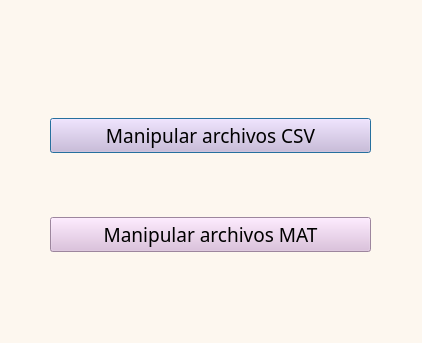
<?xml version="1.0" encoding="UTF-8"?>
<ui version="4.0">
 <class>Dialog</class>
 <widget class="QDialog" name="Dialog">
  <property name="geometry">
   <rect>
    <x>0</x>
    <y>0</y>
    <width>422</width>
    <height>343</height>
   </rect>
  </property>
  <property name="windowTitle">
   <string>Dialog</string>
  </property>
  <property name="styleSheet">
   <string notr="true">background-color: rgb(253, 247, 239);</string>
  </property>
  <widget class="QWidget" name="verticalLayoutWidget">
   <property name="geometry">
    <rect>
     <x>50</x>
     <y>60</y>
     <width>321</width>
     <height>251</height>
    </rect>
   </property>
   <layout class="QVBoxLayout" name="verticalLayout">
    <item>
     <widget class="QPushButton" name="botonCSV">
      <property name="font">
       <font>
        <family>Tw Cen MT Condensed Extra Bold</family>
        <pointsize>14</pointsize>
       </font>
      </property>
      <property name="styleSheet">
       <string notr="true">background-color: rgb(220, 187, 221);</string>
      </property>
      <property name="text">
       <string>Manipular archivos CSV</string>
      </property>
     </widget>
    </item>
    <item>
     <widget class="QPushButton" name="botonMAT">
      <property name="font">
       <font>
        <family>Tw Cen MT Condensed Extra Bold</family>
        <pointsize>14</pointsize>
       </font>
      </property>
      <property name="styleSheet">
       <string notr="true">background-color: rgb(220, 187, 221);</string>
      </property>
      <property name="text">
       <string>Manipular archivos MAT</string>
      </property>
     </widget>
    </item>
   </layout>
  </widget>
  <widget class="QLabel" name="label_4">
   <property name="geometry">
    <rect>
     <x>170</x>
     <y>10</y>
     <width>91</width>
     <height>91</height>
    </rect>
   </property>
   <property name="text">
    <string/>
   </property>
   <property name="pixmap">
    <pixmap>logo.png</pixmap>
   </property>
   <property name="scaledContents">
    <bool>true</bool>
   </property>
  </widget>
 </widget>
 <resources/>
 <connections/>
</ui>
